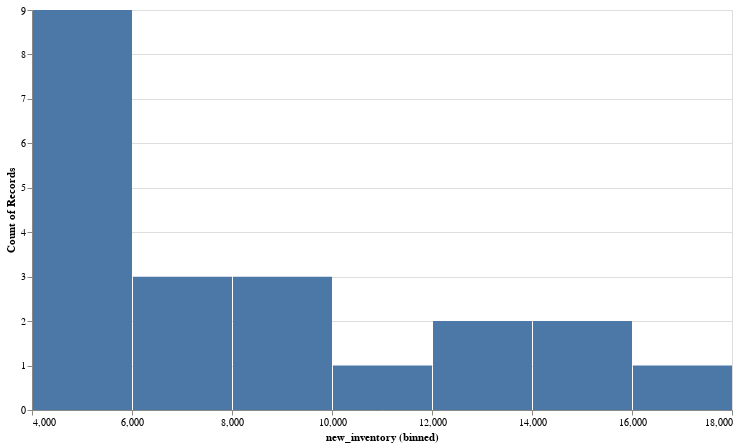

Source (notebook cell):
### Code cell
histogram = alt.Chart(filtered_df).mark_bar(point=True) \
.encode(
    x = alt.X("new_inventory:Q", bin=alt.Bin(maxbins=10)),
    y = alt.Y("count()"),
).properties(width=700, height=400)

histogram

### Figure 1 — Vega-Lite specification as saved in the notebook (floating-point values rounded to 4 significant figures)
{"$schema": "https://vega.github.io/schema/vega-lite/v4.8.1.json", "config": {"view": {"continuousHeight": 300, "continuousWidth": 400}}, "data": {"name": "data-3148257894ee770c4f9f92bb6ce447e9"}, "datasets": {"data-3148257894ee770c4f9f92bb6ce447e9": [{"day": 14, "days_interval": null, "dt": "2018-02-14T00:00:00", "inventory": 8371, "new_inventory": 7423, "units": 77}, {"day": 29, "days_interval": 135, "dt": "2018-06-29T00:00:00", "inventory": 8776, "new_inventory": 8604, "units": 5}, {"day": 5, "days_interval": 6, "dt": "2018-07-05T00:00:00", "inventory": 13547, "new_inventory": 4784, "units": 4}, {"day": 25, "days_interval": 20, "dt": "2018-07-25T00:00:00", "inventory": 5810, "new_inventory": 5921, "units": 70}, {"day": 6, "days_interval": 12, "dt": "2018-08-06T00:00:00", "inventory": 11538, "new_inventory": 7307, "units": 152}, {"day": 13, "days_interval": 38, "dt": "2018-09-13T00:00:00", "inventory": 10715, "new_inventory": 4810, "units": 117}, {"day": 30, "days_interval": 47, "dt": "2018-10-30T00:00:00", "inventory": 19714, "new_inventory": 16040, "units": 139}, {"day": 6, "days_interval": 7, "dt": "2018-11-06T00:00:00", "inventory": 26587, "new_inventory": 5013, "units": 142}, {"day": 21, "days_interval": 45, "dt": "2018-12-21T00:00:00", "inventory": 26448, "new_inventory": 14014, "units": 192}, {"day": 10, "days_interval": 20, "dt": "2019-01-10T00:00:00", "inventory": 22068, "new_inventory": 4458, "units": 165}, {"day": 11, "days_interval": 1, "dt": "2019-01-11T00:00:00", "inventory": 26276, "new_inventory": 4373, "units": 205}, {"day": 22, "days_interval": 11, "dt": "2019-01-22T00:00:00", "inventory": 21932, "new_inventory": 8004, "units": 220}, {"day": 26, "days_interval": 124, "dt": "2019-05-26T00:00:00", "inventory": 6453, "new_inventory": 5310, "units": 99}, {"day": 19, "days_interval": 24, "dt": "2019-06-19T00:00:00", "inventory": 15999, "new_inventory": 12784, "units": 182}, {"day": 1, "days_interval": 12, "dt": "2019-07-01T00:00:00", "inventory": 11292, "new_inventory": 5405, "units": 165}, {"day": 1, "days_interval": 31, "dt": "2019-08-01T00:00:00", "inventory": 15687, "new_inventory": 8479, "units": 135}, {"day": 23, "days_interval": 22, "dt": "2019-08-23T00:00:00", "inventory": 17634, "new_inventory": 10548, "units": 130}, {"day": 25, "days_interval": 33, "dt": "2019-09-25T00:00:00", "inventory": 21234, "new_inventory": 6555, "units": 153}, {"day": 1, "days_interval": 37, "dt": "2019-11-01T00:00:00", "inventory": 23954, "new_inventory": 12903, "units": 115}, {"day": 11, "days_interval": 102, "dt": "2020-02-11T00:00:00", "inventory": 28591, "new_inventory": 15820, "units": 151}, {"day": 24, "days_interval": 164, "dt": "2020-07-24T00:00:00", "inventory": 5280, "new_inventory": 5286, "units": 1}]}, "encoding": {"x": {"bin": {"maxbins": 10}, "field": "new_inventory", "type": "quantitative"}, "y": {"aggregate": "count", "type": "quantitative"}}, "height": 400, "mark": {"point": true, "type": "bar"}, "width": 700}
